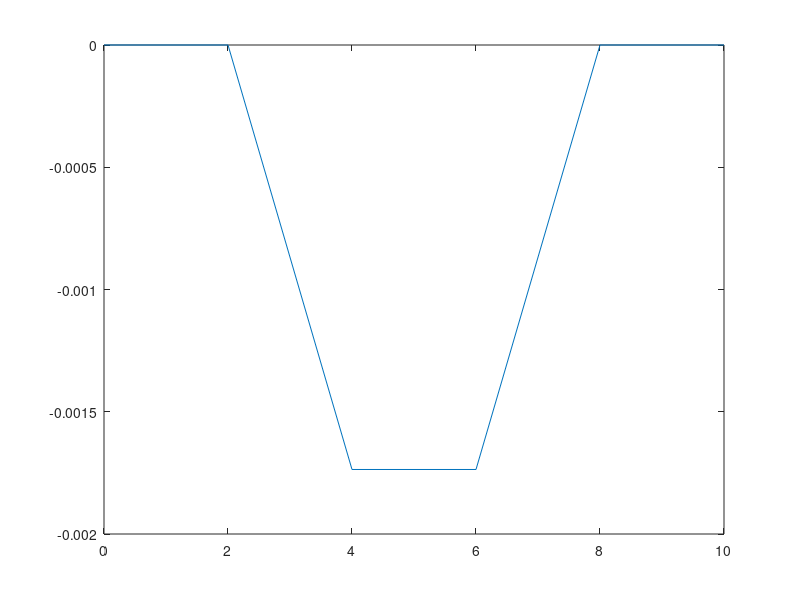
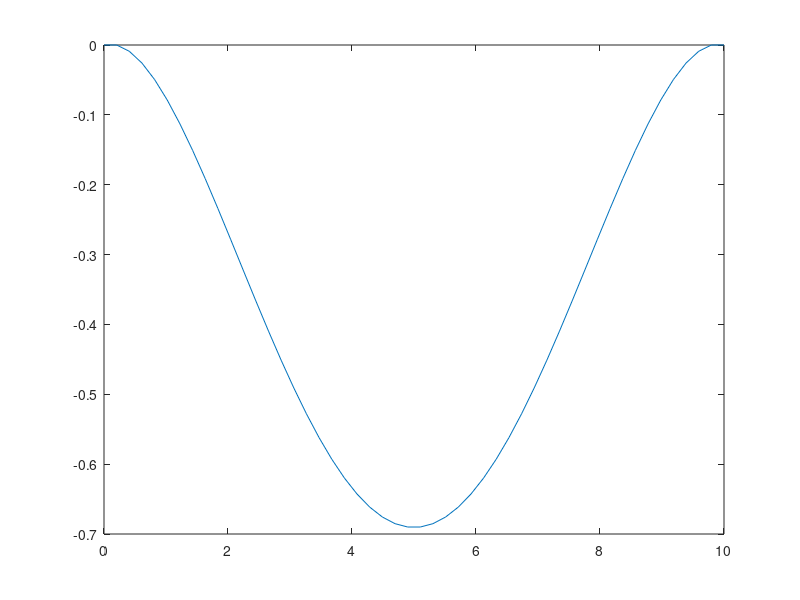

Write MATLAB code to recreate these figures, in order.
% Homework 6
% clear; clc;

% Given
L =    10     ; %m
E =   200.0E9 ; %Pa
I =     4.0E-6; %m^4
q = -1000     ; %N/m

N = 6;
dx = L/N;

function [x,u] = solveMe(L,N,diagonal_terms,B_terms,degree=2,showMatrices=false)
	A = zeros(N,N);
	B = zeros(N,1);

	for i=[1:degree/2,N-(degree/2-1):N]
		A(i,i) = 1;
	end

	for i=1+degree/2:N-degree/2
		for j=1:length(diagonal_terms)
			A(i,[i-j+1,i+j-1]) = diagonal_terms(j);
		end
		B(i) = B_terms;
	end
	
	if showMatrices
		fprintf("A = \n");
		disp(A);
		fprintf("\nB = \n");
		disp(B);
	end

	u = inv(A)*B;
	x = linspace(0,L,N);
end

diagonal_terms = [6/dx^2,-4/dx^2,1/dx^2];
B_terms = q/(E*I);

figure(1); clf(1);
fprintf("Problem 2(a):\n");
[x,u] = solveMe(L,N,diagonal_terms,B_terms,4,true);
plot(x,u);

N = 50;
dx = L/N;
diagonal_terms = [6/dx^2,-4/dx^2,1/dx^2];

figure(2); clf(2);
[x,u] = solveMe(L,N,diagonal_terms,B_terms,4);
plot(x,u);
drawnow;

wait = input("Press Enter to Exit.");
